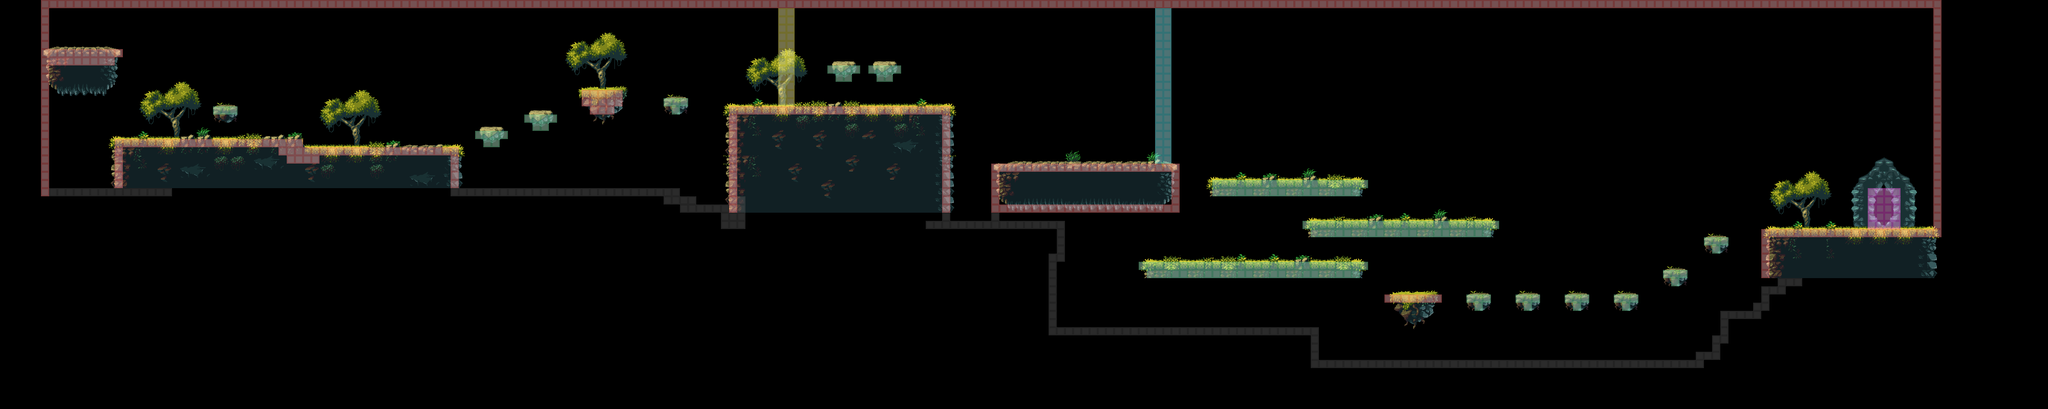

A level layout from a 2D game, rendered from its tile map. Below: a short description, then the map file with tile-grid data replaced by summaries:
An orthogonal 250x50 tile map with 16x16 px tiles, 3 tile layers (background, Foreground, HitBoxes), 2 tilesets.

<map version="1.4" tiledversion="1.4.2" orientation="orthogonal" renderorder="right-down" width="250" height="50" tilewidth="16" tileheight="16" infinite="0" nextlayerid="4" nextobjectid="1">
 <properties>
  <property name="StartPositionX" type="int" value="84" />
  <property name="StartPositionY" type="int" value="80" />
  <property name="gravity" type="float" value="0.25" />
 </properties>
 <tileset firstgid="1" name="tileset" tilewidth="16" tileheight="16" tilecount="1160" columns="58">
  <image source="tileset.png" width="928" height="320" />
 </tileset>
 <tileset firstgid="1161" name="HitBoxes" tilewidth="16" tileheight="16" tilecount="10" columns="10">
  <image source="HitBoxes.png" width="160" height="16" />
 </tileset>
 <layer id="3" name="background" width="250" height="50">
  <data>[12500 cells, 72 non-empty, 56 distinct tile ids]</data>
 </layer>
 <layer id="1" name="Foreground" width="250" height="50">
  <properties>
   <property name="Navigation" type="int" value="1" />
   <property name="Nodraw" type="int" value="0" />
  </properties>
  <data>[12500 cells, 1806 non-empty, 338 distinct tile ids]</data>
 </layer>
 <layer id="2" name="HitBoxes" width="250" height="50" opacity="0.46">
  <properties>
   <property name="Navigation" type="int" value="0" />
   <property name="Nodraw" type="int" value="1" />
  </properties>
  <data>[12500 cells, 982 non-empty, 6 distinct tile ids]</data>
 </layer>
</map>
